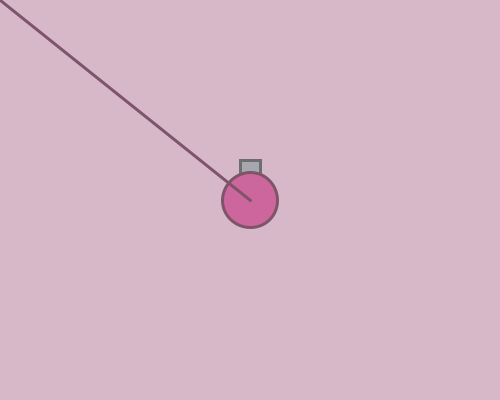
Frame 1 (no input)
Frame 60 (the mouse pressed at the canvas centre just before this capture): identical to frame 1, image omitted
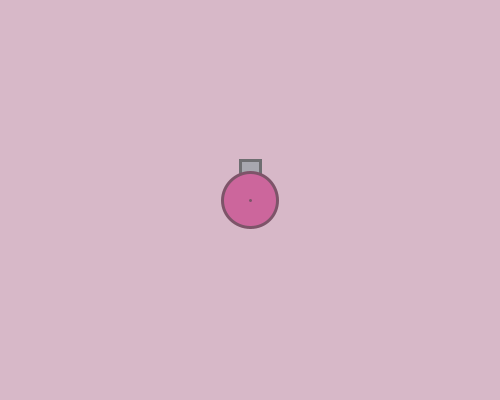
Frame 120 (the mouse held since frame 60 and released just before this capture)

The Processing sketch that drew these frames (run headless with seeded random() and noise(); from frame 60 on, the mouse is pressed at the canvas centre):

// Processing sketch: week07_1_arras01_background_fill_stroke_ellipse_rect_line
// ── week07_1_arras01_background_fill_stroke_ellipse_rect_line.pde
// week07_1_arras01_background_fill_stroke_ellipse_rect_line
void setup(){
  size(500,400);
}
float x = 250, y=200;
void draw(){
  background(215,184,200);
  fill(167,167,175);
  stroke(110,110,113);
  strokeWeight(3);
  rect(240,160,20,20);//砲管
  
  fill(204,102,156);
  stroke(125,84,105);
  strokeWeight(3);
  ellipse(x,y,55,55);//圓形的身體
  
  line(x,y,mouseX,mouseY);
}
